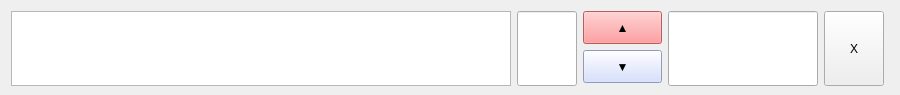
  <widget class="QWidget" name="w_5" native="true">
   <property name="geometry">
    <rect>
     <x>40</x>
     <y>440</y>
     <width>900</width>
     <height>95</height>
    </rect>
   </property>
   <property name="minimumSize">
    <size>
     <width>845</width>
     <height>95</height>
    </size>
   </property>
   <property name="maximumSize">
    <size>
     <width>900</width>
     <height>95</height>
    </size>
   </property>
   <layout class="QHBoxLayout" name="horizontalLayout_5">
    <item>
     <widget class="QTextEdit" name="name_5">
      <property name="minimumSize">
       <size>
        <width>500</width>
        <height>75</height>
       </size>
      </property>
      <property name="maximumSize">
       <size>
        <width>500</width>
        <height>75</height>
       </size>
      </property>
      <property name="styleSheet">
       <string notr="true">font: 75 18pt &quot;나눔스퀘어 Bold&quot;;</string>
      </property>
      <property name="html">
       <string>&lt;!DOCTYPE HTML PUBLIC &quot;-//W3C//DTD HTML 4.0//EN&quot; &quot;http://www.w3.org/TR/REC-html40/strict.dtd&quot;&gt;
&lt;html&gt;&lt;head&gt;&lt;meta name=&quot;qrichtext&quot; content=&quot;1&quot; /&gt;&lt;style type=&quot;text/css&quot;&gt;
p, li { white-space: pre-wrap; }
&lt;/style&gt;&lt;/head&gt;&lt;body style=&quot; font-family:'나눔스퀘어 Bold'; font-size:18pt; font-weight:72; font-style:normal;&quot;&gt;
&lt;p style=&quot;-qt-paragraph-type:empty; margin-top:0px; margin-bottom:0px; margin-left:0px; margin-right:0px; -qt-block-indent:0; text-indent:0px; font-size:20pt;&quot;&gt;&lt;br /&gt;&lt;/p&gt;&lt;/body&gt;&lt;/html&gt;</string>
      </property>
     </widget>
    </item>
    <item>
     <widget class="QLineEdit" name="counts_5">
      <property name="minimumSize">
       <size>
        <width>60</width>
        <height>75</height>
       </size>
      </property>
      <property name="maximumSize">
       <size>
        <width>60</width>
        <height>75</height>
       </size>
      </property>
      <property name="layoutDirection">
       <enum>Qt::LeftToRight</enum>
      </property>
      <property name="styleSheet">
       <string notr="true">font: 75 20pt &quot;나눔스퀘어 Bold&quot;;</string>
      </property>
      <property name="alignment">
       <set>Qt::AlignRight|Qt::AlignTrailing|Qt::AlignVCenter</set>
      </property>
     </widget>
    </item>
    <item>
     <layout class="QVBoxLayout" name="verticalLayout_6">
      <item>
       <widget class="QPushButton" name="up_5">
        <property name="minimumSize">
         <size>
          <width>79</width>
          <height>33</height>
         </size>
        </property>
        <property name="maximumSize">
         <size>
          <width>79</width>
          <height>33</height>
         </size>
        </property>
        <property name="styleSheet">
         <string notr="true">background-color: rgb(255, 130, 132);
font: 25 20pt &quot;나눔바른고딕 UltraLight&quot;;</string>
        </property>
        <property name="text">
         <string>▲</string>
        </property>
       </widget>
      </item>
      <item>
       <widget class="QPushButton" name="dn_5">
        <property name="minimumSize">
         <size>
          <width>79</width>
          <height>33</height>
         </size>
        </property>
        <property name="maximumSize">
         <size>
          <width>70</width>
          <height>33</height>
         </size>
        </property>
        <property name="styleSheet">
         <string notr="true">background-color: rgb(203, 215, 255);
font: 25 20pt &quot;나눔바른고딕 UltraLight&quot;;</string>
        </property>
        <property name="text">
         <string>▼</string>
        </property>
       </widget>
      </item>
     </layout>
    </item>
    <item>
     <widget class="QLineEdit" name="price_5">
      <property name="minimumSize">
       <size>
        <width>150</width>
        <height>75</height>
       </size>
      </property>
      <property name="maximumSize">
       <size>
        <width>150</width>
        <height>75</height>
       </size>
      </property>
      <property name="tabletTracking">
       <bool>false</bool>
      </property>
      <property name="styleSheet">
       <string notr="true">font: 75 20pt &quot;나눔스퀘어 Bold&quot;;</string>
      </property>
     </widget>
    </item>
    <item>
     <widget class="QPushButton" name="cancel_5">
      <property name="minimumSize">
       <size>
        <width>60</width>
        <height>75</height>
       </size>
      </property>
      <property name="maximumSize">
       <size>
        <width>60</width>
        <height>75</height>
       </size>
      </property>
      <property name="styleSheet">
       <string notr="true">font: 75 20pt &quot;나눔스퀘어 Bold&quot;;</string>
      </property>
      <property name="text">
       <string>X</string>
      </property>
     </widget>
    </item>
   </layout>
  </widget>
